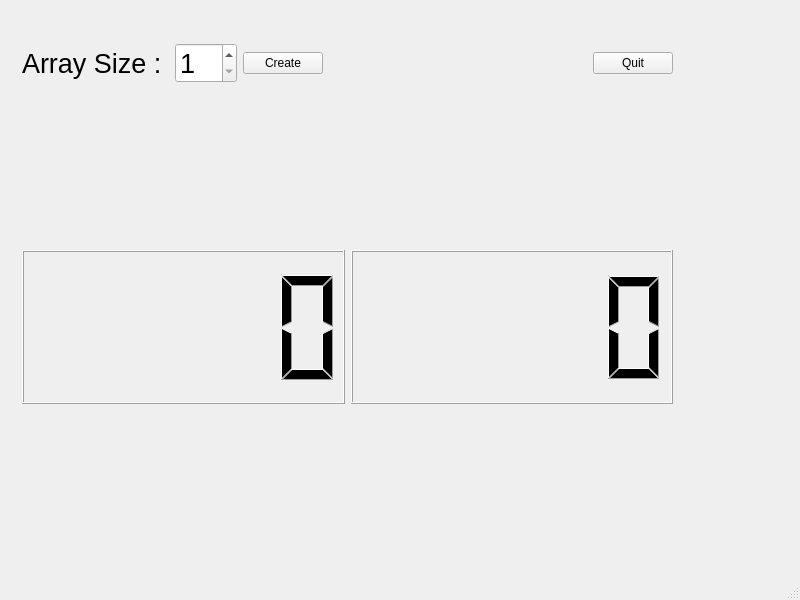
<?xml version="1.0" encoding="UTF-8"?>
<ui version="4.0">
 <class>MainWindow</class>
 <widget class="QMainWindow" name="MainWindow">
  <property name="geometry">
   <rect>
    <x>0</x>
    <y>0</y>
    <width>800</width>
    <height>600</height>
   </rect>
  </property>
  <property name="windowTitle">
   <string>MainWindow</string>
  </property>
  <widget class="QWidget" name="centralwidget">
   <widget class="QWidget" name="">
    <property name="geometry">
     <rect>
      <x>22</x>
      <y>43</y>
      <width>651</width>
      <height>361</height>
     </rect>
    </property>
    <layout class="QVBoxLayout" name="verticalLayout">
     <item>
      <layout class="QHBoxLayout" name="horizontalLayout_2">
       <item>
        <widget class="QLabel" name="label">
         <property name="font">
          <font>
           <pointsize>20</pointsize>
          </font>
         </property>
         <property name="text">
          <string>Array Size : </string>
         </property>
        </widget>
       </item>
       <item>
        <widget class="QSpinBox" name="spinBox">
         <property name="font">
          <font>
           <pointsize>20</pointsize>
           <bold>false</bold>
          </font>
         </property>
         <property name="minimum">
          <number>1</number>
         </property>
        </widget>
       </item>
       <item>
        <widget class="QPushButton" name="pushButton">
         <property name="text">
          <string>Create</string>
         </property>
        </widget>
       </item>
       <item>
        <spacer name="horizontalSpacer">
         <property name="orientation">
          <enum>Qt::Horizontal</enum>
         </property>
         <property name="sizeHint" stdset="0">
          <size>
           <width>40</width>
           <height>20</height>
          </size>
         </property>
        </spacer>
       </item>
       <item>
        <widget class="QPushButton" name="pushButton_2">
         <property name="text">
          <string>Quit</string>
         </property>
        </widget>
       </item>
      </layout>
     </item>
     <item>
      <widget class="QWidget" name="widget_array" native="true"/>
     </item>
     <item>
      <layout class="QHBoxLayout" name="horizontalLayout">
       <item>
        <widget class="QLCDNumber" name="lcdNumber_first"/>
       </item>
       <item>
        <widget class="QLCDNumber" name="lcdNumber_second"/>
       </item>
      </layout>
     </item>
    </layout>
   </widget>
  </widget>
  <widget class="QMenuBar" name="menubar">
   <property name="geometry">
    <rect>
     <x>0</x>
     <y>0</y>
     <width>800</width>
     <height>24</height>
    </rect>
   </property>
  </widget>
  <widget class="QStatusBar" name="statusbar"/>
 </widget>
 <resources/>
 <connections>
  <connection>
   <sender>pushButton_2</sender>
   <signal>released()</signal>
   <receiver>MainWindow</receiver>
   <slot>close()</slot>
   <hints>
    <hint type="sourcelabel">
     <x>532</x>
     <y>123</y>
    </hint>
    <hint type="destinationlabel">
     <x>697</x>
     <y>162</y>
    </hint>
   </hints>
  </connection>
 </connections>
</ui>
